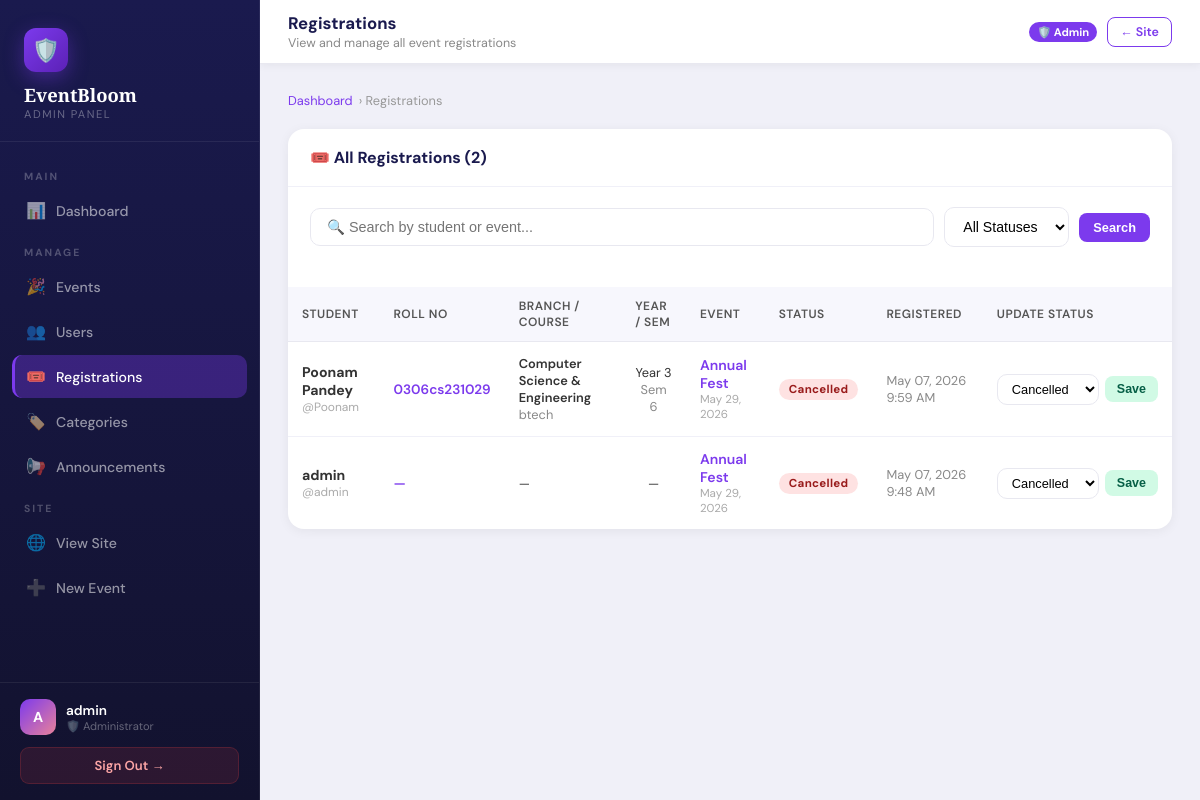
/admin-panel/registrations/ (signed in), run on the app's committed database.
### events/models.py (models this page shows, shortened)
class Registration(models.Model):
    STATUS_CHOICES = [
        ('confirmed', 'Confirmed'),
        ('waitlisted', 'Waitlisted'),
        ('cancelled', 'Cancelled'),
    ]
    event = models.ForeignKey(Event, on_delete=models.CASCADE, related_name='registrations')
    user = models.ForeignKey(User, on_delete=models.CASCADE, related_name='registrations')
    status = models.CharField(max_length=20, choices=STATUS_CHOICES, default='confirmed')
    registered_at = models.DateTimeField(auto_now_add=True)
    notes = models.TextField(blank=True)
    class Meta:
        unique_together = ['event', 'user']

class StudentProfile(models.Model):
    BRANCH_CHOICES = [
        ('CSE', 'Computer Science & Engineering'),
        ('IT', 'Information Technology'),
        ('ECE', 'Electronics & Communication Engineering'),
        ('EE', 'Electrical Engineering'),
        ('ME', 'Mechanical Engineering'),
        ('CE', 'Civil Engineering'),
        ('CH', 'Chemical Engineering'),
        ('BT', 'Biotechnology'),
        ('MBA', 'Master of Business Administration'),
        ('MCA', 'Master of Computer Applications'),
        ('OTHER', 'Other'),
    ]
    SEMESTER_CHOICES = [(str(i), f'Semester {i}') for i in range(1, 9)]
    YEAR_CHOICES = [
        ('1', '1st Year'),
        ('2', '2nd Year'),
        ('3', '3rd Year'),
        ('4', '4th Year'),
        ('5', '5th Year'),
    ]
    user = models.OneToOneField(User, on_delete=models.CASCADE, related_name='student_profile')
    roll_no = models.CharField(max_length=30, unique=True)
    semester = models.CharField(max_length=2, choices=SEMESTER_CHOICES)
    year = models.CharField(max_length=1, choices=YEAR_CHOICES)
    branch = models.CharField(max_length=10, choices=BRANCH_CHOICES)
    course = models.CharField(max_length=100)
    class Meta:
        verbose_name = 'Student Profile'
        verbose_name_plural = 'Student Profiles'

class Event(models.Model):
    STATUS_CHOICES = [
        ('upcoming', 'Upcoming'),
        ('ongoing', 'Ongoing'),
        ('completed', 'Completed'),
        ('cancelled', 'Cancelled'),
    ]
    title = models.CharField(max_length=200)
    description = models.TextField()
    category = models.ForeignKey(Category, on_delete=models.SET_NULL, null=True, blank=True)
    organizer = models.ForeignKey(User, on_delete=models.CASCADE, related_name='organized_events')
    venue = models.CharField(max_length=200)
    date = models.DateField()
    start_time = models.TimeField()
    end_time = models.TimeField()
    max_participants = models.PositiveIntegerField(default=100)
    registration_deadline = models.DateTimeField()
    status = models.CharField(max_length=20, choices=STATUS_CHOICES, default='upcoming')
    image_url = models.CharField(max_length=500, blank=True, default='')
    created_at = models.DateTimeField(auto_now_add=True)
    updated_at = models.DateTimeField(auto_now=True)
    is_featured = models.BooleanField(default=False)
    class Meta:
        ordering = ['date', 'start_time']

### events/views.py (the view)
    def wrapper(request, *args, **kwargs):
        if not request.user.is_authenticated or not request.user.is_staff:
            messages.error(request, 'Admin access required. Please login with admin credentials.')
            return redirect('admin_login')
        return view_func(request, *args, **kwargs)

### events/views.py (called while the page is built)
def admin_required(view_func):
    def wrapper(request, *args, **kwargs):
        if not request.user.is_authenticated or not request.user.is_staff:
            messages.error(request, 'Admin access required. Please login with admin credentials.')
            return redirect('admin_login')
        return view_func(request, *args, **kwargs)
    return wrapper

@admin_required
def admin_registrations(request):
    search = request.GET.get('search', '')
    status_filter = request.GET.get('status', '')
    registrations = Registration.objects.select_related('user', 'event').order_by('-registered_at')
    if search:
        registrations = registrations.filter(
            Q(user__username__icontains=search) | Q(user__first_name__icontains=search) |
            Q(event__title__icontains=search)
        )
    if status_filter:
        registrations = registrations.filter(status=status_filter)
    context = {'registrations': registrations, 'search': search, 'status_filter': status_filter}
    return render(request, 'events/admin_registrations.html', context)

### templates/events/admin_registrations.html (shortened to what this page needs)
{% extends 'events/admin_base.html' %}
{% block page_title %}Registrations{% endblock %}
{% block page_sub %}View and manage all event registrations{% endblock %}
{% block content %}
<div class="ap-breadcrumb">
  <a href="{% url 'admin_panel' %}">Dashboard</a> › Registrations
</div>
<div class="ap-card">
  <div class="ap-card-header">
    <span class="ap-card-title">🎟️ All Registrations ({{ registrations.count }})</span>
  </div>
  <div class="ap-card-body">
    <form method="get" class="ap-search">
      <input type="text" name="search" class="ap-search-input" placeholder="🔍 Search by student or event..." value="{{ search }}">
      <select name="status" class="ap-select" onchange="this.form.submit()">
        <option value="">All Statuses</option>
      </select>
      <button type="submit" class="ap-btn ap-btn-primary">Search</button>
    </form>
  </div>
  <div style="overflow-x:auto;">
    <table class="ap-table">
      <thead>
        <tr><th>Student</th><th>Roll No</th><th>Branch / Course</th><th>Year / Sem</th><th>Event</th><th>Status</th><th>Registered</th><th>Update Status</th></tr>
      </thead>
      <tbody>
        {% for reg in registrations %}
        <tr>
          <td>
            <strong>{{ reg.user.get_full_name|default:reg.user.username }}</strong>
            <div style="font-size:0.75rem; color:#aaa;">@{{ reg.user.username }}</div>
          </td>
          <td style="font-size:0.85rem; font-weight:600; color:#7c3aed;">
            {% if reg.user.student_profile %}{{ reg.user.student_profile.roll_no }}{% else %}—{% endif %}
          </td>
          <td style="font-size:0.8rem;">
            {% if reg.user.student_profile %}
              <div style="font-weight:600;">{{ reg.user.student_profile.get_branch_display }}</div>
              <div style="color:#888;">{{ reg.user.student_profile.course }}</div>
            {% else %}—{% endif %}
          </td>
          <td style="font-size:0.8rem; text-align:center;">
            {% if reg.user.student_profile %}
              <div>Year {{ reg.user.student_profile.year }}</div>
              <div style="color:#888;">Sem {{ reg.user.student_profile.semester }}</div>
            {% else %}—{% endif %}
          </td>
          <td>
            <a href="{% url 'event_detail' reg.event.pk %}" style="color:#7c3aed; font-weight:600; text-decoration:none;">{{ reg.event.title|truncatechars:30 }}</a>
            <div style="font-size:0.72rem; color:#aaa;">{{ reg.event.date|date:"M d, Y" }}</div>
          </td>
          <td><span class="ap-badge badge-{{ reg.status }}">{{ reg.get_status_display }}</span></td>
          <td style="color:#888; font-size:0.8rem;">{{ reg.registered_at|date:"M d, Y g:i A" }}</td>
          <td>
            <form method="post" action="{% url 'admin_update_registration' reg.pk %}" style="display:flex; gap:6px; align-items:center;">
              <select name="status" class="ap-select" style="padding:6px 10px; font-size:0.8rem;">
                <option value="cancelled" {% if reg.status == 'cancelled' %}selected{% endif %}>Cancelled</option>
              </select>
              <button type="submit" class="ap-btn ap-btn-success" style="padding:6px 12px; font-size:0.78rem;">Save</button>
            </form>
          </td>
        </tr>
        {% empty %}
        <tr><td colspan="8"><div class="ap-empty"><div class="ap-empty-icon">🎟️</div><p>No registrations found.</p></div></td></tr>
        {% endfor %}
      </tbody>
    </table>
  </div>
</div>
{% endblock %}

### templates/events/admin_base.html (shortened to what this page needs)
{% load static %}
<!DOCTYPE html>
<html lang="en">
<head>
  <link rel="stylesheet" href="{% static 'css/style.css' %}">
</head>
<body>
<div class="ap-layout">
  <aside class="ap-sidebar" id="apSidebar">
    <div class="ap-sidebar-brand">
      <div class="brand-icon">🛡️</div>
      <div class="brand-name">EventBloom</div>
      <div class="brand-sub">Admin Panel</div>
    </div>
    <nav class="ap-nav">
      <div class="ap-nav-section">Main</div>
      <a href="{% url 'admin_panel' %}" class="ap-nav-link {% if request.resolver_match.url_name == 'admin_panel' %}active{% endif %}">
        <span class="nav-icon">📊</span> Dashboard
      </a>
      <div class="ap-nav-section">Manage</div>
      <a href="{% url 'admin_events' %}" class="ap-nav-link {% if 'admin_event' in request.resolver_match.url_name %}active{% endif %}">
        <span class="nav-icon">🎉</span> Events
      </a>
      <a href="{% url 'admin_users' %}" class="ap-nav-link {% if 'admin_user' in request.resolver_match.url_name %}active{% endif %}">
        <span class="nav-icon">👥</span> Users
      </a>
      <a href="{% url 'admin_registrations' %}" class="ap-nav-link {% if 'admin_registration' in request.resolver_match.url_name %}active{% endif %}">
        <span class="nav-icon">🎟️</span> Registrations
      </a>
      <a href="{% url 'admin_categories' %}" class="ap-nav-link {% if 'admin_categor' in request.resolver_match.url_name %}active{% endif %}">
        <span class="nav-icon">🏷️</span> Categories
      </a>
      <a href="{% url 'admin_announcements' %}" class="ap-nav-link {% if 'admin_announcement' in request.resolver_match.url_name %}active{% endif %}">
        <span class="nav-icon">📢</span> Announcements
      </a>
      <div class="ap-nav-section">Site</div>
      <a href="{% url 'home' %}" class="ap-nav-link" target="_blank">
        <span class="nav-icon">🌐</span> View Site
      </a>
      <a href="{% url 'create_event' %}" class="ap-nav-link">
        <span class="nav-icon">➕</span> New Event
      </a>
    </nav>
    <div class="ap-sidebar-footer">
      <div class="ap-user-info">
        <div class="ap-avatar">{{ user.first_name|first|upper|default:user.username|first|upper }}</div>
        <div>
          <div class="ap-user-name">{{ user.get_full_name|default:user.username }}</div>
          <div class="ap-user-role">🛡️ Administrator</div>
        </div>
      </div>
      <a href="{% url 'logout' %}" class="ap-logout-btn">Sign Out →</a>
    </div>
  </aside>
  <div class="ap-main">
    <div class="ap-topbar">
      <div style="display:flex; align-items:center; gap:12px;">
        <div>
          <div class="ap-topbar-title">{% block page_title %}Admin Panel{% endblock %}</div>
          <div class="ap-topbar-sub">{% block page_sub %}EventBloom Administration{% endblock %}</div>
        </div>
      </div>
      <div class="ap-topbar-actions">
        <span class="ap-topbar-badge">🛡️ Admin</span>
        <a href="{% url 'home' %}" class="ap-btn ap-btn-outline" style="font-size:0.78rem; padding:6px 12px;">← Site</a>
      </div>
    </div>
    <div class="ap-content">
      {% block content %}{% endblock %}
    </div>
  </div>
</div>
</body>
</html>

### static/css/style.css (style rules this page uses)
:root { --pink: #FFB3C6; --pink-light: #FFD6E0; --pink-deep: #E8829A; --lavender: #C9B8FF; --lavender-light: #E4DCFF; --mint: #B5EAD7; --mint-light: #D4F4E8; --peach: #FFDAB9; --peach-light:#FFF0E1; --sky: #B3D9FF; --sky-light: #DCF0FF; --yellow: #FFF3B0; --yellow-deep:#F0D060; --lilac: #E8D5F5; --cream: #FFF8F0; --white: #FFFFFF; --text-dark: #3D2C35; --text-mid: #6E5A65; --text-soft: #9E8A95; --border: #F0E6ED; --shadow-sm: 0 2px 12px rgba(200,150,180,0.12); --shadow-md: 0 8px 32px rgba(200,150,180,0.18); --shadow-lg: 0 20px 60px rgba(200,150,180,0.22); --radius-sm: 10px; --radius-md: 18px; --radius-lg: 28px; --radius-xl: 40px; }
*, *::before, *::after { box-sizing: border-box; margin: 0; padding: 0; }
html { scroll-behavior: smooth; }
body { font-family: 'DM Sans', sans-serif; background: var(--cream); color: var(--text-dark); min-height: 100vh; overflow-x: hidden; }
table { width: 100%; border-collapse: collapse; }
th { padding: 12px 20px; text-align: left; font-size: 0.78rem; text-transform: uppercase; letter-spacing: 0.5px; color: var(--text-soft); background: var(--cream); font-weight: 600; }
td { padding: 14px 20px; font-size: 0.88rem; border-top: 1px solid var(--border); color: var(--text-dark); }

### data on the page
Registration: user.get_full_name "Poonam Pandey", user.username "Poonam", user.student_profile.roll_no "0306cs231029", user.student_profile.branch "Computer Science & Engineering", user.student_profile.course "btech", user.student_profile.year "3", user.student_profile.semester "6", event "Annual Fest", event "May 29, 2026", status "Cancelled", registered_at "May 07, 2026 9:59 AM"
Registration: user.get_full_name "admin", user.username "admin", event "Annual Fest", event "May 29, 2026", status "Cancelled", registered_at "May 07, 2026 9:48 AM"

### other printed values
{{ user.first_name|first|upper|default:user.username|first|upper }} "A"
{{ user.get_full_name|default:user.username }} "admin"
{{ registrations.count }} "2"
